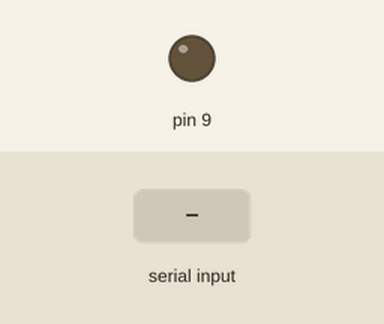
The sketch below on a simulated Arduino Uno, built with avr-gcc and run on an emulated ATmega328P. On the bench: output pins drawn as LEDs (lit = HIGH). Inputs (shaded band) come from the test bench.

Above: at 1.2 s.
1.3 s: "90,45\n" received over Serial
At 6.04 s:
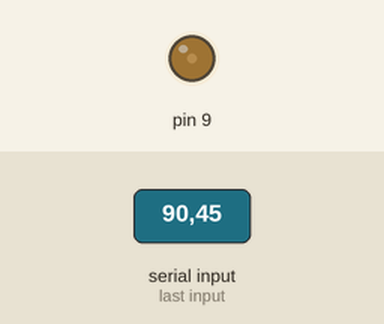
At 11.8 s:
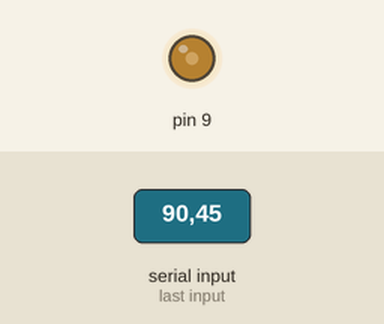
Timing chart, 0 to 17.3 s (numbered marks = the images above; inputs shaded):
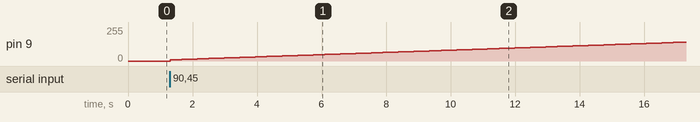

Measured:
- after the input at 1.3 s, pin 9: moves from 0/255 to 142/255 over 16.0 s, starting at once

The sketch:

timerone1.ino
```cpp
#include <TimerOne.h>
const int sev = 9;
const int period=20000;
const int minduty = (1024/20)*0.7;
const int maxduty=(1024.20)*2.3;
int angle = minduty;


void setup() {
  Serial.begin(9600);
  Timer1.initialize();
  Timer1.pwm(sev, 0);
  Timer1.setPeriod(period);
}

void loop() {
  if (Serial.available() > 0) {  // 시리얼 입력값이 존재할 경우
    int input = Serial.parseInt();  // 입력값을 정수형으로 변환합니다.
    if (input >= 0 && input <= 180) {  // 입력값이 0부터 180 사이일 경우
      int duty = map(input, 0, 180, minduty, maxduty);  // 입력값을 듀티 사이클로 변환합니다.
      while (angle != duty) {  // 현재 각도와 듀티 사이클이 같아질 때까지 반복합니다.
        if (angle < duty) {
          angle++;  // 현재 각도가 듀티 사이클보다 작을 경우 각도를 증가시킵니다.
        } else {
          angle--;  // 현재 각도가 듀티 사이클보다 클 경우 각도를 감소시킵니다.
        }
        Timer1.setPwmDuty(sev, angle);  // 서보 모터를 현재 각도로 돌립니다.
        delay(30);
      }
    }
  }
}
```
